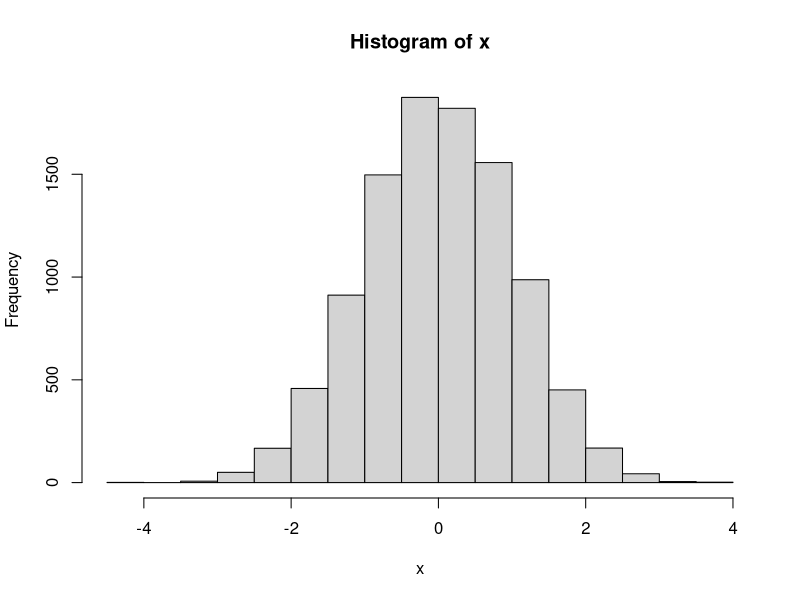
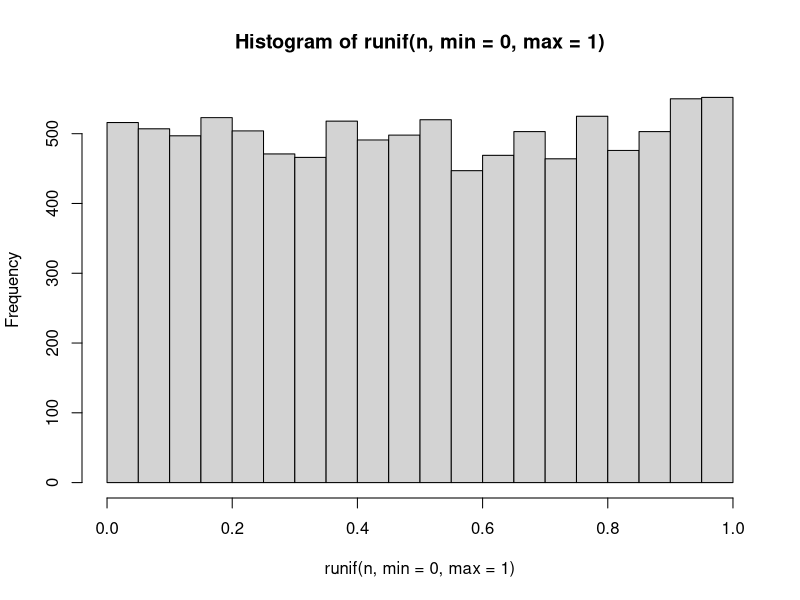
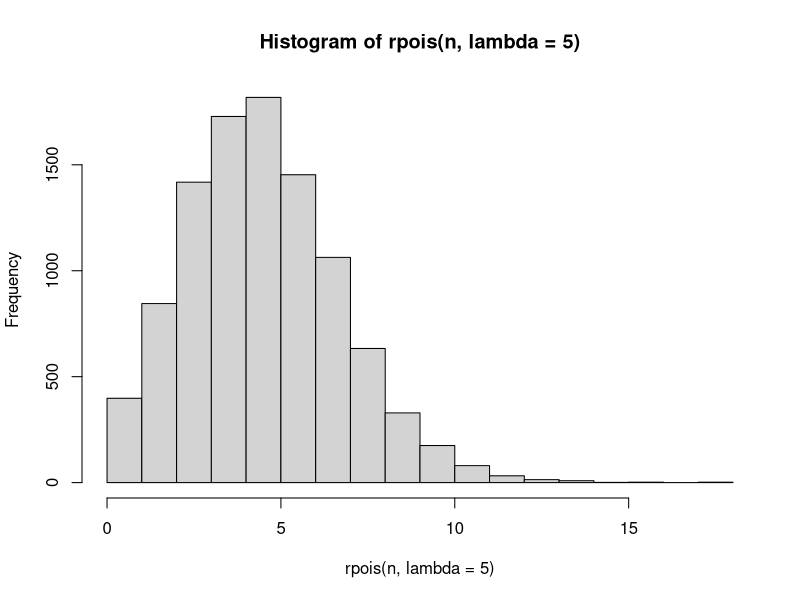
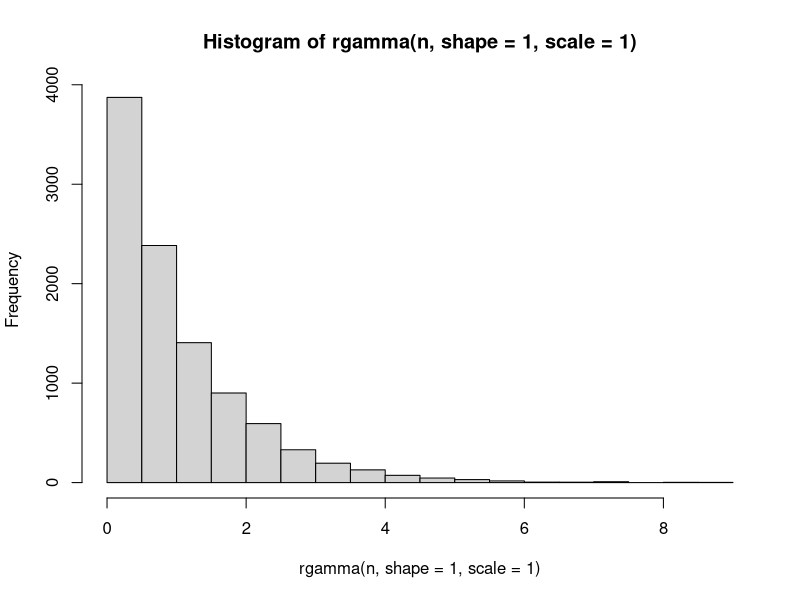
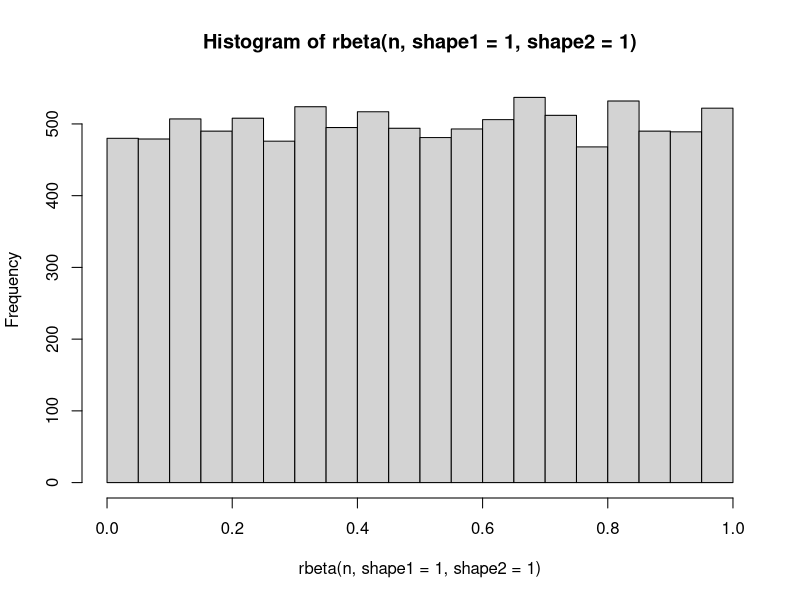

Recreate these plots in R, in order.
# Ctrl+Enterで1行ずつ実行

## 値の代入
x <- 1
x = 1  # 使い方注意


## 変数情報の表示
x  # value itself
print(x)
class(x)  # 変数の型


## ベクトルの作成
x <- c(1, 2, 3)  # combine values
x <- c(x, 4, 5, 6)  # combine extra values
x <- c(0.5, 1.2, 3.4)
x <- 1:6  # sequence
x <- seq(6)
x <- c("aaa", "bbb")
x <- TRUE  # or x <- T
x <- FALSE  # or x <- F


## リスト
x <- list(a=1, b=2, c=3)
x[["a"]]
x$a


## 乱数生成
n <- 10000
x <- rnorm(n, mean=0, sd=1)  # 正規分布
hist(x)

hist(runif(n, min=0, max=1))  # 一様分布
hist(rpois(n, lambda=5))  # ポアソン分布
hist(rgamma(n, shape=1, scale=1))  # ガンマ分布
hist(rbeta(n, shape1=1, shape2=1))  # ベータ分布

RNGkind()  # 乱数生成アルゴリズム
help("RNGkind")
?RNGkind
set.seed(12345)  # 乱数シード設定
x <- rnorm(10)
set.seed(12345); x <- rnorm(10)
